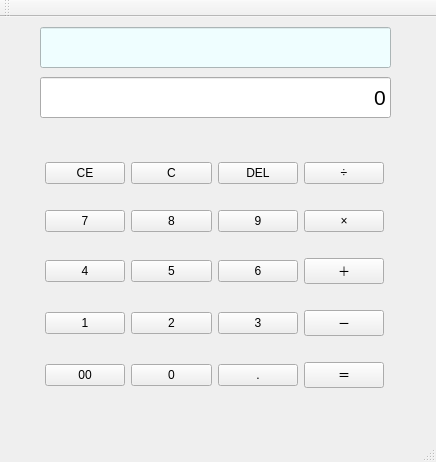
<?xml version="1.0" encoding="UTF-8"?>
<ui version="4.0">
 <class>CalculatorClass</class>
 <widget class="QMainWindow" name="CalculatorClass">
  <property name="geometry">
   <rect>
    <x>0</x>
    <y>0</y>
    <width>436</width>
    <height>462</height>
   </rect>
  </property>
  <property name="minimumSize">
   <size>
    <width>436</width>
    <height>462</height>
   </size>
  </property>
  <property name="maximumSize">
   <size>
    <width>436</width>
    <height>462</height>
   </size>
  </property>
  <property name="windowTitle">
   <string>Calculator</string>
  </property>
  <widget class="QWidget" name="centralWidget">
   <widget class="QLineEdit" name="lblDisplay">
    <property name="geometry">
     <rect>
      <x>40</x>
      <y>60</y>
      <width>351</width>
      <height>41</height>
     </rect>
    </property>
    <property name="font">
     <font>
      <pointsize>16</pointsize>
     </font>
    </property>
    <property name="text">
     <string>0</string>
    </property>
    <property name="alignment">
     <set>Qt::AlignmentFlag::AlignRight|Qt::AlignmentFlag::AlignTrailing|Qt::AlignmentFlag::AlignVCenter</set>
    </property>
    <property name="readOnly">
     <bool>true</bool>
    </property>
   </widget>
   <widget class="QWidget" name="layoutWidget">
    <property name="geometry">
     <rect>
      <x>40</x>
      <y>120</y>
      <width>349</width>
      <height>281</height>
     </rect>
    </property>
    <layout class="QGridLayout" name="gridLayout">
     <property name="sizeConstraint">
      <enum>QLayout::SizeConstraint::SetDefaultConstraint</enum>
     </property>
     <property name="leftMargin">
      <number>5</number>
     </property>
     <property name="topMargin">
      <number>5</number>
     </property>
     <property name="rightMargin">
      <number>5</number>
     </property>
     <property name="bottomMargin">
      <number>5</number>
     </property>
     <property name="spacing">
      <number>6</number>
     </property>
     <item row="0" column="0">
      <widget class="QPushButton" name="btnClearEntry">
       <property name="text">
        <string>CE</string>
       </property>
      </widget>
     </item>
     <item row="0" column="1">
      <widget class="QPushButton" name="btnClear">
       <property name="text">
        <string>C</string>
       </property>
      </widget>
     </item>
     <item row="0" column="2">
      <widget class="QPushButton" name="btnDel">
       <property name="text">
        <string>DEL</string>
       </property>
      </widget>
     </item>
     <item row="0" column="3">
      <widget class="QPushButton" name="btnDiv">
       <property name="text">
        <string>÷</string>
       </property>
      </widget>
     </item>
     <item row="1" column="0">
      <widget class="QPushButton" name="btnDigit7">
       <property name="text">
        <string>7</string>
       </property>
      </widget>
     </item>
     <item row="1" column="1">
      <widget class="QPushButton" name="btnDigit8">
       <property name="text">
        <string>8</string>
       </property>
      </widget>
     </item>
     <item row="1" column="2">
      <widget class="QPushButton" name="btnDigit9">
       <property name="text">
        <string>9</string>
       </property>
      </widget>
     </item>
     <item row="1" column="3">
      <widget class="QPushButton" name="btnMul">
       <property name="text">
        <string>×</string>
       </property>
      </widget>
     </item>
     <item row="2" column="0">
      <widget class="QPushButton" name="btnDigit4">
       <property name="text">
        <string>4</string>
       </property>
      </widget>
     </item>
     <item row="2" column="1">
      <widget class="QPushButton" name="btnDigit5">
       <property name="text">
        <string>5</string>
       </property>
      </widget>
     </item>
     <item row="2" column="2">
      <widget class="QPushButton" name="btnDigit6">
       <property name="text">
        <string>6</string>
       </property>
      </widget>
     </item>
     <item row="2" column="3">
      <widget class="QPushButton" name="btnAdd">
       <property name="text">
        <string>＋</string>
       </property>
      </widget>
     </item>
     <item row="3" column="0">
      <widget class="QPushButton" name="btnDigit1">
       <property name="text">
        <string>1</string>
       </property>
      </widget>
     </item>
     <item row="3" column="1">
      <widget class="QPushButton" name="btnDigit2">
       <property name="text">
        <string>2</string>
       </property>
      </widget>
     </item>
     <item row="3" column="2">
      <widget class="QPushButton" name="btnDigit3">
       <property name="text">
        <string>3</string>
       </property>
      </widget>
     </item>
     <item row="3" column="3">
      <widget class="QPushButton" name="btnSub">
       <property name="text">
        <string>－</string>
       </property>
      </widget>
     </item>
     <item row="4" column="0">
      <widget class="QPushButton" name="btnDigit00">
       <property name="text">
        <string>00</string>
       </property>
      </widget>
     </item>
     <item row="4" column="1">
      <widget class="QPushButton" name="btnDigit0">
       <property name="text">
        <string>0</string>
       </property>
      </widget>
     </item>
     <item row="4" column="2">
      <widget class="QPushButton" name="btnDot">
       <property name="text">
        <string>.</string>
       </property>
      </widget>
     </item>
     <item row="4" column="3">
      <widget class="QPushButton" name="btnEquals">
       <property name="text">
        <string>＝</string>
       </property>
      </widget>
     </item>
    </layout>
   </widget>
   <widget class="QLineEdit" name="lblLeftDisplay">
    <property name="geometry">
     <rect>
      <x>40</x>
      <y>10</y>
      <width>351</width>
      <height>41</height>
     </rect>
    </property>
    <property name="font">
     <font>
      <pointsize>11</pointsize>
     </font>
    </property>
    <property name="styleSheet">
     <string notr="true">background-color: rgb(239, 254, 255);</string>
    </property>
    <property name="text">
     <string/>
    </property>
    <property name="alignment">
     <set>Qt::AlignmentFlag::AlignRight|Qt::AlignmentFlag::AlignTrailing|Qt::AlignmentFlag::AlignVCenter</set>
    </property>
    <property name="readOnly">
     <bool>true</bool>
    </property>
   </widget>
  </widget>
  <widget class="QMenuBar" name="menuBar">
   <property name="geometry">
    <rect>
     <x>0</x>
     <y>0</y>
     <width>436</width>
     <height>21</height>
    </rect>
   </property>
  </widget>
  <widget class="QToolBar" name="mainToolBar">
   <attribute name="toolBarArea">
    <enum>TopToolBarArea</enum>
   </attribute>
   <attribute name="toolBarBreak">
    <bool>false</bool>
   </attribute>
  </widget>
  <widget class="QStatusBar" name="statusBar"/>
 </widget>
 <layoutdefault spacing="6" margin="11"/>
 <resources>
  <include location="Calculator.qrc"/>
 </resources>
 <connections/>
</ui>
